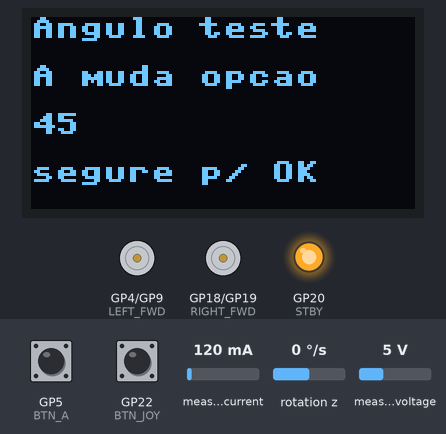
This program was run on a simulated Raspberry Pi Pico running MicroPython. Shown: 128×64 one-colour display, motor-driver pin pairs drawn as motors (green arrow = first pin HIGH = forward, orange = second pin HIGH = backward, longer = more drive, scaled by the enable pin, stopped while the standby pin is LOW), output pins drawn as LEDs (lit = HIGH). The inputs (shaded band) are chosen by the test bench; at power-on: GP5 (BTN_A) HIGH, GP22 (BTN_JOY) HIGH, rotation z 0 °/s, measured current 120 mA, measured voltage 5 V. Files the program writes start out absent; files that are not in the repository are absent.

Above: at 5.0 s.
5.1 s: GP5 (BTN_A) pulled LOW for 1 s
At 7.1 s:
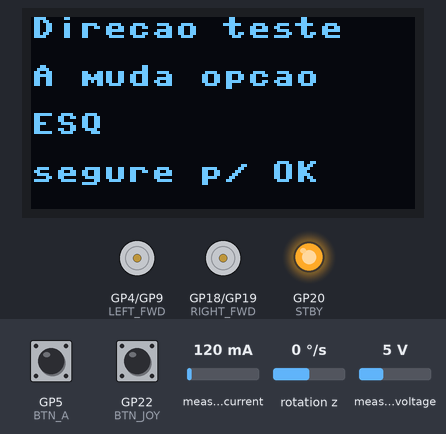
7.6 s: GP5 (BTN_A) pulled LOW for 0.15 s
At 8.9 s:
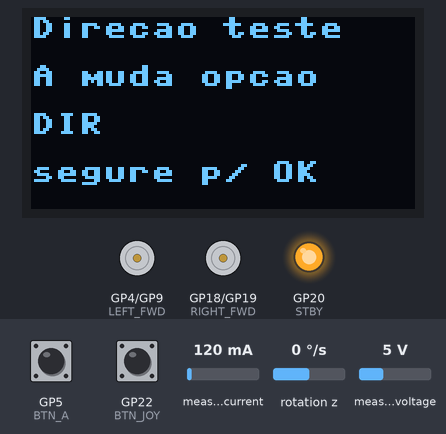
9.3 s: GP5 (BTN_A) pulled LOW for 3.2 s
At 13.5 s:
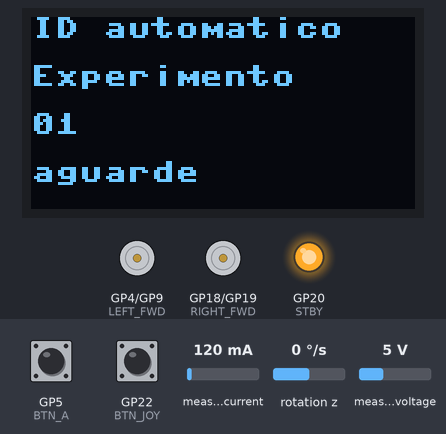
15.5 s: GP22 (BTN_JOY) pulled LOW for 1 s
At 17.3 s:
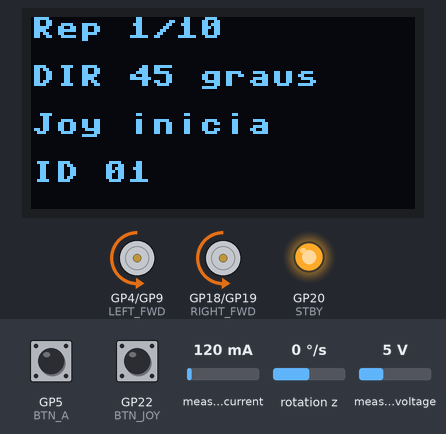
19.5 s: rotation z set to -13 °/s
22.5 s: rotation z set to -17 °/s
Timing chart, 0 to 25.3 s (numbered marks = the images above; inputs shaded):
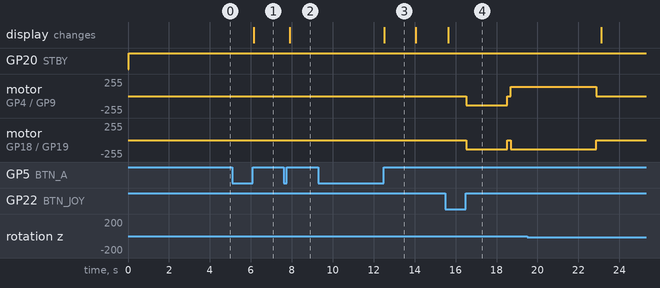

Measured:
- after the input at 5.1 s, the display: changes after 1.0 s (image 1)
- after the input at 7.6 s, the display: changes after 0.30 s (image 2)
- after the input at 9.3 s, the display: changes after 3.2 s (image 3)
- after the input at 15.5 s, motor on GP4 (LEFT_FWD) / GP9 (LEFT_BWD): stopped → backward 136/255 after 1.0 s, → stopped 2.0 s later, → forward 136/255 0.16 s later; motor on GP18 (RIGHT_FWD) / GP19 (RIGHT_BWD): stopped → backward 136/255 after 1.0 s, → stopped 2.0 s later, → backward 136/255 0.16 s later
- after the input at 19.5 s, every drawn part: stays the same
- what the display in image 3 shows lasts 1.6 s, from 12.5 s to 14.1 s

The program:

validacao_angular_repeticoes.py
```python
from machine import Pin, PWM, I2C
from time import sleep, sleep_ms, ticks_ms, ticks_diff
import framebuf


# ============================================================
# CONFIGURACAO DO EXPERIMENTO
# ============================================================
ANGULOS = [45, 90, 135, 180]
DIRECOES = [("E", "ESQ"), ("D", "DIR")]
TOTAL_REPETICOES = 10

MPU_I2C = 0
MPU_SDA = 0
MPU_SCL = 1

OLED_I2C = 1
OLED_SDA = 2
OLED_SCL = 3

INA_I2C = 1
INA_SDA = 2
INA_SCL = 3

BTN_A = Pin(5, Pin.IN, Pin.PULL_UP)
BTN_JOY = Pin(22, Pin.IN, Pin.PULL_UP)

LEFT_FWD = Pin(4, Pin.OUT)
LEFT_BWD = Pin(9, Pin.OUT)
LEFT_PWM = PWM(Pin(8))

RIGHT_FWD = Pin(18, Pin.OUT)
RIGHT_BWD = Pin(19, Pin.OUT)
RIGHT_PWM = PWM(Pin(16))

STBY = Pin(20, Pin.OUT)

PWM_FREQ = 1000
SPEED_MOVE = 35000
SPEED_TURN = 35000
TURN_DEADZONE_DPS = 0.8
TURN_TIMEOUT_MIN_MS = 1500
TURN_TIMEOUT_MS_PER_DEGREE = 120


# ============================================================
# OLED SSD1306
# ============================================================
SET_CONTRAST = 0x81
SET_ENTIRE_ON = 0xA4
SET_NORM_INV = 0xA6
SET_DISP = 0xAE
SET_MEM_ADDR = 0x20
SET_COL_ADDR = 0x21
SET_PAGE_ADDR = 0x22
SET_DISP_START_LINE = 0x40
SET_SEG_REMAP = 0xA0
SET_MUX_RATIO = 0xA8
SET_COM_OUT_DIR = 0xC0
SET_DISP_OFFSET = 0xD3
SET_COM_PIN_CFG = 0xDA
SET_DISP_CLK_DIV = 0xD5
SET_PRECHARGE = 0xD9
SET_VCOM_DESEL = 0xDB
SET_CHARGE_PUMP = 0x8D


class SSD1306:
    def __init__(self, width, height, external_vcc=False):
        self.width = width
        self.height = height
        self.external_vcc = external_vcc
        self.pages = height // 8
        self.poweron()
        self.init_display()

    def init_display(self):
        for cmd in (
            SET_DISP | 0x00,
            SET_MEM_ADDR, 0x00,
            SET_DISP_START_LINE | 0x00,
            SET_SEG_REMAP | 0x01,
            SET_MUX_RATIO, self.height - 1,
            SET_COM_OUT_DIR | 0x08,
            SET_DISP_OFFSET, 0x00,
            SET_COM_PIN_CFG, 0x02 if self.height == 32 else 0x12,
            SET_DISP_CLK_DIV, 0x80,
            SET_PRECHARGE, 0x22 if self.external_vcc else 0xF1,
            SET_VCOM_DESEL, 0x30,
            SET_CONTRAST, 0xFF,
            SET_ENTIRE_ON,
            SET_NORM_INV,
            SET_CHARGE_PUMP, 0x10 if self.external_vcc else 0x14,
            SET_DISP | 0x01
        ):
            self.write_cmd(cmd)
        self.fill(0)
        self.show()

    def poweroff(self):
        self.write_cmd(SET_DISP | 0x00)

    def contrast(self, contrast):
        self.write_cmd(SET_CONTRAST)
        self.write_cmd(contrast)

    def invert(self, invert):
        self.write_cmd(SET_NORM_INV | (invert & 1))

    def show(self):
        x0 = 0
        x1 = self.width - 1
        if self.width == 64:
            x0 += 32
            x1 += 32
        self.write_cmd(SET_COL_ADDR)
        self.write_cmd(x0)
        self.write_cmd(x1)
        self.write_cmd(SET_PAGE_ADDR)
        self.write_cmd(0)
        self.write_cmd(self.pages - 1)
        self.write_framebuf()

    def fill(self, col):
        self.framebuf.fill(col)

    def pixel(self, x, y, col):
        self.framebuf.pixel(x, y, col)

    def text(self, string, x, y, col=1):
        self.framebuf.text(string, x, y, col)


class SSD1306_I2C(SSD1306):
    def __init__(self, width, height, i2c, addr=0x3C, external_vcc=False):
        self.i2c = i2c
        self.addr = addr
        self.temp = bytearray(2)
        self.buffer = bytearray((height // 8) * width + 1)
        self.buffer[0] = 0x40
        self.framebuf = framebuf.FrameBuffer1(memoryview(self.buffer)[1:], width, height)
        super().__init__(width, height, external_vcc)

    def write_cmd(self, cmd):
        self.temp[0] = 0x80
        self.temp[1] = cmd
        self.i2c.writeto(self.addr, self.temp)

    def write_framebuf(self):
        self.i2c.writeto(self.addr, self.buffer)

    def poweron(self):
        pass

    def msg(self, l0="", l1="", l2="", l3=""):
        self.fill(0)
        self.text(str(l0)[:16], 0, 0)
        self.text(str(l1)[:16], 0, 16)
        self.text(str(l2)[:16], 0, 32)
        self.text(str(l3)[:16], 0, 48)
        self.show()


# ============================================================
# MPU6050
# ============================================================
class MPU6050:
    def __init__(self, i2c, addr=0x68):
        self.i2c = i2c
        self.addr = addr
        self.offset_z = 0.0
        self.is_ready = False
        try:
            self.i2c.writeto_mem(addr, 0x6B, b"\x00")
            self.i2c.writeto_mem(addr, 0x1B, b"\x00")
            self.is_ready = True
        except Exception as exc:
            print("MPU6050: erro ao inicializar:", exc)

    def _read_i16(self, reg):
        data = self.i2c.readfrom_mem(self.addr, reg, 2)
        value = (data[0] << 8) | data[1]
        return value - 65536 if value > 32767 else value

    def _gz_raw(self):
        if not self.is_ready:
            return 0.0
        return self._read_i16(0x47) / 131.0

    def gz(self):
        return self._gz_raw() - self.offset_z

    def calibrate(self, samples=300):
        if not self.is_ready:
            return False
        total = 0.0
        for _ in range(samples):
            total += self._gz_raw()
            sleep_ms(5)
        self.offset_z = total / samples
        return True


# ============================================================
# INA226
# ============================================================
INA226_ADDR = 0x40
CONFIG_REG = 0x00
SHUNT_VOLTAGE_REG = 0x01
BUS_VOLTAGE_REG = 0x02


class INA226:
    def __init__(self, i2c, addr=0x40, shunt_resistor=0.1):
        self.i2c = i2c
        self.addr = addr
        self.shunt_resistor = shunt_resistor
        self.is_ready = False
        try:
            self.configure()
            self.is_ready = True
        except Exception as exc:
            print("INA226: erro ao inicializar:", exc)

    def _write_register(self, reg, value):
        self.i2c.writeto_mem(self.addr, reg, bytearray([
            (value >> 8) & 0xFF,
            value & 0xFF
        ]))

    def _read_register(self, reg):
        data = self.i2c.readfrom_mem(self.addr, reg, 2)
        return (data[0] << 8) | data[1]

    def _read_signed_register(self, reg):
        value = self._read_register(reg)
        return value - 65536 if value > 32767 else value

    def configure(self):
        self._write_register(CONFIG_REG, 0x4127)

    def voltage(self):
        if not self.is_ready:
            return 0.0
        return self._read_register(BUS_VOLTAGE_REG) * 1.25 / 1000

    def current(self):
        if not self.is_ready or self.shunt_resistor == 0:
            return 0.0
        shunt_voltage = self._read_signed_register(SHUNT_VOLTAGE_REG) * 2.5 / 1000000
        return -(shunt_voltage / self.shunt_resistor)


# ============================================================
# CONTROLES
# ============================================================
def wait_release():
    while BTN_A.value() == 0:
        sleep_ms(30)


def wait_press():
    while BTN_A.value() == 1:
        sleep_ms(30)
    sleep_ms(80)
    wait_release()


def wait_joy_release():
    while BTN_JOY.value() == 0:
        sleep_ms(30)


def wait_joy_press():
    while BTN_JOY.value() == 1:
        sleep_ms(30)
    sleep_ms(80)
    wait_joy_release()


def choose_index(title, options):
    index = 0
    while True:
        oled.msg(title, "A muda opcao", str(options[index]), "segure p/ OK")
        press_start = None
        while BTN_A.value() == 1:
            sleep_ms(20)
        press_start = ticks_ms()
        while BTN_A.value() == 0:
            if ticks_diff(ticks_ms(), press_start) > 900:
                wait_release()
                return index
            sleep_ms(20)
        index = (index + 1) % len(options)
        sleep_ms(120)


# ============================================================
# MOTORES
# ============================================================
def setup_motors():
    LEFT_PWM.freq(PWM_FREQ)
    RIGHT_PWM.freq(PWM_FREQ)
    STBY.value(1)
    stop()


def pwm(value):
    return max(0, min(65535, int(value)))


def stop():
    LEFT_FWD.value(0)
    LEFT_BWD.value(0)
    LEFT_PWM.duty_u16(0)
    RIGHT_FWD.value(0)
    RIGHT_BWD.value(0)
    RIGHT_PWM.duty_u16(0)


def forward():
    STBY.value(1)
    LEFT_FWD.value(0)
    LEFT_BWD.value(1)
    RIGHT_FWD.value(0)
    RIGHT_BWD.value(1)
    LEFT_PWM.duty_u16(pwm(SPEED_MOVE))
    RIGHT_PWM.duty_u16(pwm(SPEED_MOVE))


def pivot_left():
    STBY.value(1)
    LEFT_FWD.value(0)
    LEFT_BWD.value(1)
    RIGHT_FWD.value(1)
    RIGHT_BWD.value(0)
    LEFT_PWM.duty_u16(pwm(SPEED_TURN))
    RIGHT_PWM.duty_u16(pwm(SPEED_TURN))


def pivot_right():
    STBY.value(1)
    LEFT_FWD.value(1)
    LEFT_BWD.value(0)
    RIGHT_FWD.value(0)
    RIGHT_BWD.value(1)
    LEFT_PWM.duty_u16(pwm(SPEED_TURN))
    RIGHT_PWM.duty_u16(pwm(SPEED_TURN))


def read_battery():
    try:
        return ina.voltage()
    except Exception:
        return 0.0


def read_current():
    try:
        return abs(ina.current())
    except Exception:
        return 0.0


def halt_message(l0, l1="", l2="", l3=""):
    stop()
    while True:
        oled.msg(l0, l1, l2, l3)
        sleep(1)


def run_repetition(target_angle, direction):
    v_initial = read_battery()
    v_min = v_initial
    current_initial = read_current()
    current_max = current_initial

    forward()
    start = ticks_ms()
    while ticks_diff(ticks_ms(), start) < 2000:
        v = read_battery()
        if v < v_min:
            v_min = v
        current = read_current()
        if current > current_max:
            current_max = current
        sleep_ms(20)

    stop()
    sleep_ms(150)

    accumulated = 0.0
    turn_start = ticks_ms()
    last = turn_start
    timeout_ms = max(TURN_TIMEOUT_MIN_MS, int(target_angle * TURN_TIMEOUT_MS_PER_DEGREE))
    sleep_ms(10)

    while accumulated < target_angle and ticks_diff(ticks_ms(), turn_start) < timeout_ms:
        now = ticks_ms()
        dt = min(ticks_diff(now, last) / 1000.0, 0.05)
        last = now

        gz = mpu.gz()
        if abs(gz) < TURN_DEADZONE_DPS:
            gz = 0.0

        delta = gz * dt if direction == "E" else -gz * dt
        if delta > 0:
            accumulated += delta

        if direction == "E":
            pivot_left()
        else:
            pivot_right()

        v = read_battery()
        if v < v_min:
            v_min = v
        current = read_current()
        if current > current_max:
            current_max = current
        sleep_ms(10)

    stop()
    sleep_ms(200)
    return accumulated, v_initial, v_min, current_initial, current_max


def next_experiment_id(filename):
    last_id = 0
    try:
        with open(filename, "r") as existing:
            first = True
            for line in existing:
                if first:
                    first = False
                    continue
                parts = line.strip().split(",")
                if parts and parts[0].isdigit():
                    value = int(parts[0])
                    if value > last_id:
                        last_id = value
    except OSError:
        pass
    return "{:02d}".format(last_id + 1)


# ============================================================
# MAIN
# ============================================================
i2c_mpu = I2C(MPU_I2C, sda=Pin(MPU_SDA), scl=Pin(MPU_SCL), freq=400000)
i2c_oled = I2C(OLED_I2C, sda=Pin(OLED_SDA), scl=Pin(OLED_SCL), freq=400000)
i2c_ina = I2C(INA_I2C, sda=Pin(INA_SDA), scl=Pin(INA_SCL), freq=400000)

oled_scan = i2c_oled.scan()
oled_addr = 0x3C if 0x3C in oled_scan else (0x3D if 0x3D in oled_scan else 0x3C)
oled = SSD1306_I2C(128, 64, i2c_oled, addr=oled_addr)
mpu = MPU6050(i2c_mpu)
ina = INA226(i2c_ina)
setup_motors()

if not mpu.is_ready:
    try:
        scan = i2c_mpu.scan()
    except Exception:
        scan = []
    halt_message("ERRO MPU6050", "I2C0 GP0/GP1", "scan: {}".format(scan), "resetar")

if not ina.is_ready:
    try:
        scan = i2c_ina.scan()
    except Exception:
        scan = []
    halt_message("ERRO INA226", "I2C1 GP2/GP3", "scan: {}".format(scan), "resetar")

angle_index = choose_index("Angulo teste", ANGULOS)
target = ANGULOS[angle_index]

direction_index = choose_index("Direcao teste", [label for _, label in DIRECOES])
direction, direction_label = DIRECOES[direction_index]

filename = "val_{}_{}.csv".format(target, direction)
experiment_id = next_experiment_id(filename)
oled.msg("ID automatico", "Experimento", experiment_id, "aguarde")
sleep(1.5)

oled.msg("Calibrando MPU", "Nao mexa robo", "", "")
if not mpu.calibrate():
    halt_message("ERRO MPU6050", "falha calibrar", "", "resetar")

new_file = False
try:
    with open(filename, "r"):
        pass
except OSError:
    new_file = True

csv = open(filename, "a")
if new_file:
    csv.write("id,repeticao,angulo_alvo,angulo_acumulado,direcao,bateria_inicial,bateria_minima,corrente_inicial,corrente_maxima\n")
csv.flush()

for repetition in range(1, TOTAL_REPETICOES + 1):
    oled.msg("Rep {}/10".format(repetition), "{} {} graus".format(direction_label, target),
        "Joy inicia", "ID {}".format(experiment_id))
    wait_joy_press()

    angle_acc, v_initial, v_min, current_initial, current_max = run_repetition(target, direction)

    csv.write("{},{},{},{:.2f},{},{:.2f},{:.2f},{:.3f},{:.3f}\n".format(
        experiment_id, repetition, target, angle_acc, direction, v_initial, v_min,
        current_initial, current_max
    ))
    csv.flush()

    oled.msg("Rep {}/10 OK".format(repetition),
             "Ang {:.1f}".format(angle_acc),
             "Imax {:.2f}A".format(current_max),
             "Joy prox" if repetition < TOTAL_REPETICOES else "")

csv.close()
stop()

while True:
    oled.msg("CONCLUIDO 10/10", "Arquivo salvo:", filename[:16], "Reset p/ novo")
    sleep(1)
```
